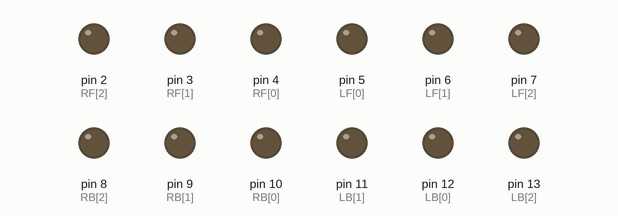
Simulated run of this sketch. Board: Arduino Uno, built with avr-gcc and run on an emulated ATmega328P. Shown: output pins drawn as LEDs (lit = HIGH).

Above: at 0.1 s.
At 0.9 s:
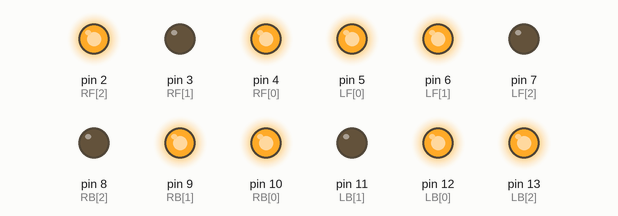
Timing chart, 0 to 2.4 s (numbered marks = the images above):
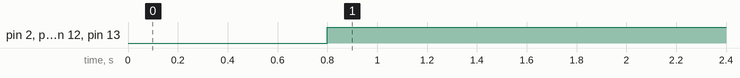

Measured:
- by itself, pin 2 (RF[2]), pin 4 (RF[0]), pin 5 (LF[0]), pin 6 (LF[1]), pin 9 (RB[1]), pin 10 (RB[0]), pin 12 (LB[0]), pin 13 (LB[2]): LOW → HIGH at 0.80 s

The sketch:

sketch_sep15a.ino
```cpp
int LF[] = {5, 6, 7}; //(p,a,b)
int RF[] = {4, 3, 2};
int LB[] = {12, 11, 13};
int RB[] = {10, 9, 8};

void setup() {
  Serial.begin(9600);

  //第一個馬達
  pinMode(RF[1], OUTPUT);
  pinMode(RF[2], OUTPUT);

  //第二個馬達
  pinMode(LF[1], OUTPUT);
  pinMode(LF[2], OUTPUT);

  //第三個馬達
  pinMode(RB[1], OUTPUT);
  pinMode(RB[2], OUTPUT);

  //第四個馬達
  pinMode(LB[1], OUTPUT);
  pinMode(LB[2], OUTPUT);

  digitalWrite(RF[1], LOW);
  digitalWrite(RF[2], LOW);
  digitalWrite(LF[1], LOW);
  digitalWrite(LF[2], LOW);
  digitalWrite(RB[1], LOW);
  digitalWrite(RB[2], LOW);
  digitalWrite(LB[1], LOW);
  digitalWrite(LB[2], LOW);
  //
  //  right_front();
  //  delay(3000);
  //
  //  stopp();
  stopp();
  delay(800);


}

void loop() {
    right_max();

 }


void turn_L(int value) { //原地左旋
  digitalWrite(RF[1], HIGH);
  digitalWrite(RF[2], LOW);
  digitalWrite(LF[2], HIGH);
  digitalWrite(LF[1], LOW);
  digitalWrite(RB[1], HIGH);
  digitalWrite(RB[2], LOW);
  digitalWrite(LB[2], HIGH);
  digitalWrite(LB[1], LOW);

  analogWrite(RF[0], value);
  analogWrite(LF[0], value);
  analogWrite(RB[0], value);
  analogWrite(LB[0], value);
}
void ff()//前進
{
  digitalWrite(RF[1], HIGH);
  digitalWrite(RF[2], LOW);
  digitalWrite(LF[1], HIGH);
  digitalWrite(LF[2], LOW);
  digitalWrite(RB[1], HIGH);
  digitalWrite(RB[2], LOW);
  digitalWrite(LB[1], HIGH);
  digitalWrite(LB[2], LOW);

  analogWrite(RF[0], 232);
  analogWrite(LF[0], 255);
  analogWrite(RB[0], 255);
  analogWrite(LB[0], 255);
}

void back()//後退
{
  digitalWrite(RF[2], HIGH);
  digitalWrite(RF[1], LOW);
  digitalWrite(LF[2], HIGH);
  digitalWrite(LF[1], LOW);
  digitalWrite(RB[2], HIGH);
  digitalWrite(RB[1], LOW);
  digitalWrite(LB[2], HIGH);
  digitalWrite(LB[1], LOW);

  analogWrite(RF[0], 232);
  analogWrite(LF[0], 255);
  analogWrite(RB[0], 255);
  analogWrite(LB[0], 255);
}

void stopp()//停止
{
  digitalWrite(RF[1], LOW);
  digitalWrite(RF[2], LOW);
  digitalWrite(LF[1], LOW);
  digitalWrite(LF[2], LOW);
  digitalWrite(RB[1], LOW);
  digitalWrite(RB[2], LOW);
  digitalWrite(LB[1], LOW);
  digitalWrite(LB[2], LOW);
}

void turn_L(int value_LF, int value_RF, int value_LB, int value_RB) { //原地左旋
  digitalWrite(RF[1], HIGH);
  digitalWrite(RF[2], LOW);
  digitalWrite(LF[2], HIGH);
  digitalWrite(LF[1], LOW);
  digitalWrite(RB[1], HIGH);
  digitalWrite(RB[2], LOW);
  digitalWrite(LB[2], HIGH);
  digitalWrite(LB[1], LOW);

  analogWrite(RF[0], value_LF);
  analogWrite(LF[0], value_RF);
  analogWrite(RB[0], value_LB);
  analogWrite(LB[0], value_RB);
}

void turn_R(int value_LF, int value_RF, int value_LB, int value_RB) { //原地右旋
  digitalWrite(RF[2], HIGH);
  digitalWrite(RF[1], LOW);
  digitalWrite(LF[1], HIGH);
  digitalWrite(LF[2], LOW);
  digitalWrite(RB[2], HIGH);
  digitalWrite(RB[1], LOW);
  digitalWrite(LB[1], HIGH);
  digitalWrite(LB[2], LOW);

  analogWrite(RF[0], value_LF);
  analogWrite(LF[0], value_RF);
  analogWrite(RB[0], value_LB);
  analogWrite(LB[0], value_RB);
}

void right()//右移
{
  digitalWrite(LF[1], HIGH);
  digitalWrite(LF[2], LOW);
  digitalWrite(RB[1], HIGH);
  digitalWrite(RB[2], LOW);
  digitalWrite(RF[2], HIGH);
  digitalWrite(RF[1], LOW);
  digitalWrite(LB[2], HIGH);
  digitalWrite(LB[1], LOW);

  analogWrite(RF[0], 51);
  analogWrite(LF[0], 51);
  analogWrite(RB[0], 53);
  analogWrite(LB[0], 50);
}

void right_max()//右移最大速度
{
  digitalWrite(LF[1], HIGH);
  digitalWrite(LF[2], LOW);
  digitalWrite(RB[1], HIGH);
  digitalWrite(RB[2], LOW);
  digitalWrite(RF[2], HIGH);
  digitalWrite(RF[1], LOW);
  digitalWrite(LB[2], HIGH);
  digitalWrite(LB[1], LOW);

  analogWrite(RF[0], 235);
  analogWrite(LF[0], 255);
  analogWrite(RB[0], 255);
  analogWrite(LB[0], 255);
}

void left_max()//左移最大速度
{
  digitalWrite(LF[2], HIGH);
  digitalWrite(LF[1], LOW);
  digitalWrite(RB[2], HIGH);
  digitalWrite(RB[1], LOW);
  digitalWrite(RF[1], HIGH);
  digitalWrite(RF[2], LOW);
  digitalWrite(LB[1], HIGH);
  digitalWrite(LB[2], LOW);

  analogWrite(RF[0], 244);
  analogWrite(LF[0], 255);
  analogWrite(RB[0], 255);
  analogWrite(LB[0], 255);
}

void aaa()//慢慢加速
{
  for (int i = 30; i < 255; i++) {
    digitalWrite(RF[1], HIGH);
    digitalWrite(RF[2], LOW);
    digitalWrite(LF[1], HIGH);
    digitalWrite(LF[2], LOW);
    digitalWrite(RB[1], HIGH);
    digitalWrite(RB[2], LOW);
    digitalWrite(LB[1], HIGH);
    digitalWrite(LB[2], LOW);

    analogWrite(RF[0], i);
    analogWrite(LF[0], i);
    analogWrite(RB[0], i);
    analogWrite(LB[0], i);

    delay(10);
  }
}

void bbb()//慢慢減速
{
  for (int i = 255; i >= 0; i--) {
    digitalWrite(RF[1], HIGH);
    digitalWrite(RF[2], LOW);
    digitalWrite(LF[1], HIGH);
    digitalWrite(LF[2], LOW);
    digitalWrite(RB[1], HIGH);
    digitalWrite(RB[2], LOW);
    digitalWrite(LB[1], HIGH);
    digitalWrite(LB[2], LOW);

    analogWrite(RF[0], i);
    analogWrite(LF[0], i);
    analogWrite(RB[0], i);
    analogWrite(LB[0], i);

    delay(10);
  }
}

void right_1()
{
  right_max();
  delay(1400);
  stopp();
}

void right_2()
{
  right_max();
  delay(3000);
  stopp();
}

void go_1()
{
  ff();
  delay(1900);
  stopp();
}
```
